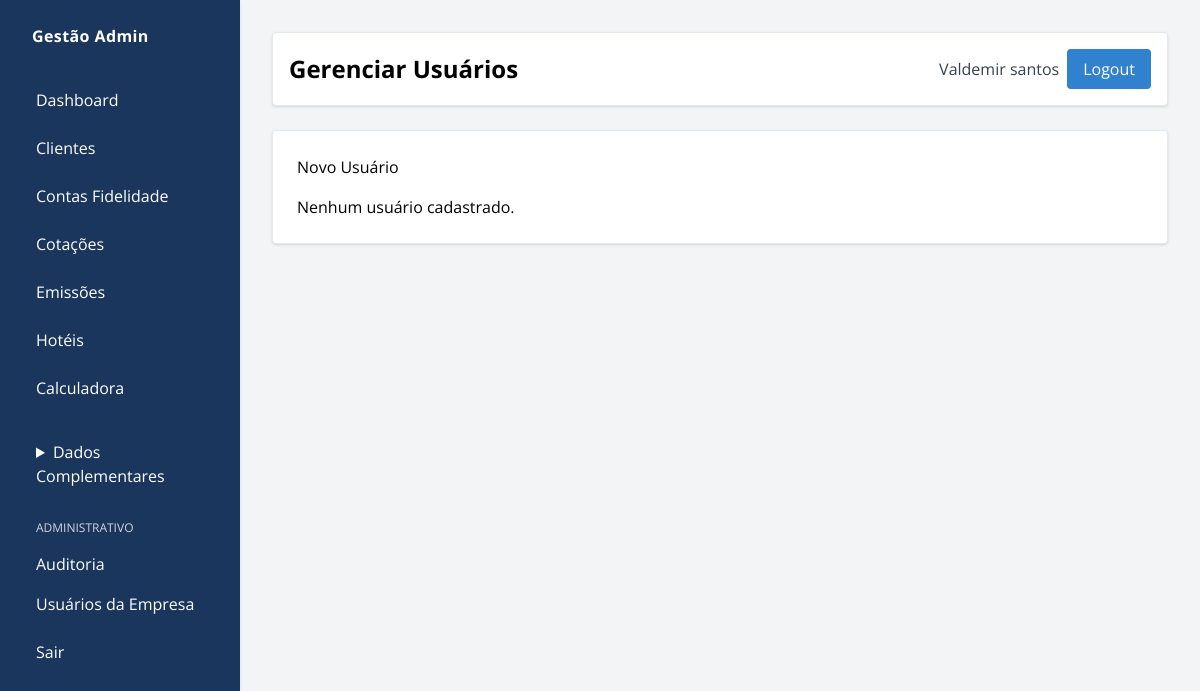
Before: /accounts/usuarios/ (signed in) with the older database file.
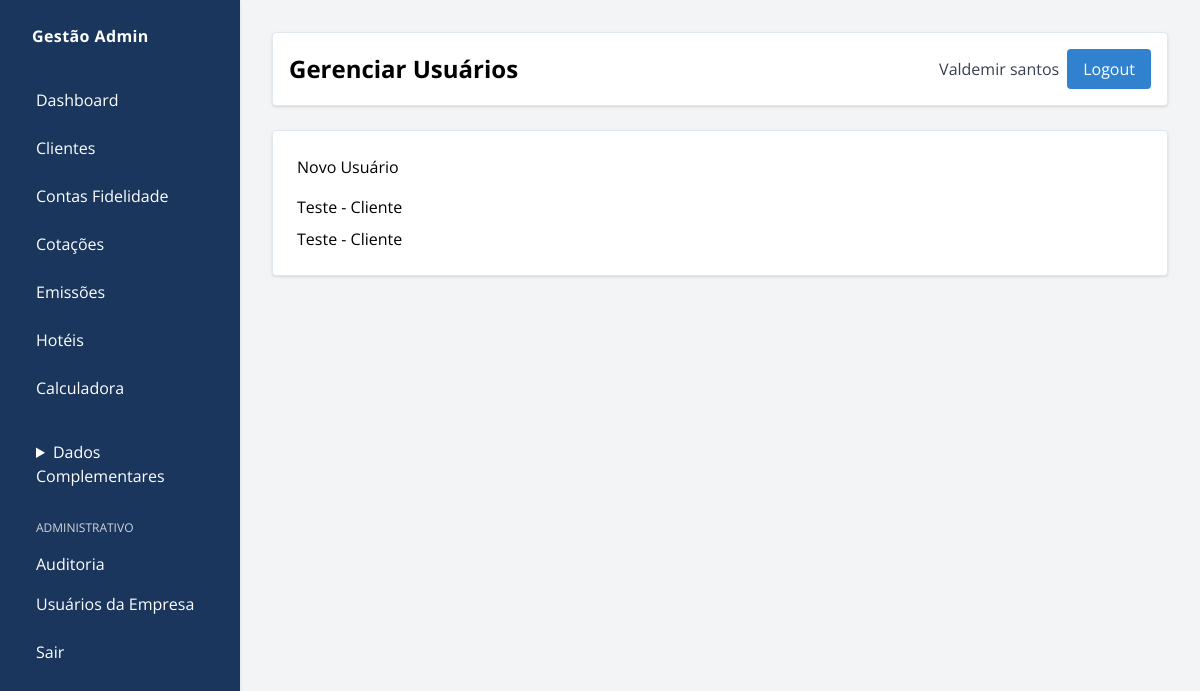
After: the same page with the newer database file.
### gestao/models/cliente.py (models this page shows, shortened)
class Cliente(models.Model):
    usuario = models.OneToOneField(
        User, on_delete=models.CASCADE, related_name="cliente_gestao"
    )
    telefone = models.CharField(max_length=20, blank=True)
    data_nascimento = models.DateField(null=True, blank=True)
    cpf = models.CharField(max_length=14, default="000.000.000-00")
    PERFIS = (
        ("admin", "Administrador"),
        ("operador", "Operador"),
        ("cliente", "Cliente"),
    )
    perfil = models.CharField(max_length=10, choices=PERFIS, default="cliente")
    observacoes = models.TextField(blank=True)
    ativo = models.BooleanField(default=True)
    criado_por = models.ForeignKey(
        User, on_delete=models.CASCADE, related_name="usuarios_criados",
        null=True, blank=True
    )

### accounts/views.py (the view)
# urls.py: path('usuarios/', user_list, name='user_list'),
@login_required
def user_list(request):
    perfil = getattr(getattr(request.user, "cliente_gestao", None), "perfil", "")
    if request.user.is_superuser:
        usuarios = Cliente.objects.filter(criado_por=request.user, perfil="admin")
    elif perfil == "admin":
        usuarios = Cliente.objects.filter(criado_por=request.user)
    else:
        return render(request, "sem_permissao.html")
    return render(request, "accounts/user_list.html", {"usuarios": usuarios})

### accounts/templates/accounts/user_list.html (shortened to what this page needs)
{% extends "admin_custom/base_admin.html" %}
{% block header_title %}Gerenciar Usuários{% endblock %}
{% block content %}
<a href="{% url 'user_create' %}" class="btn-primary inline-block mb-4">Novo Usuário</a>
<ul class="space-y-2">
  {% for u in usuarios %}
    <li>{{ u.usuario.first_name }} - {{ u.get_perfil_display }}</li>
  {% empty %}
    <li>Nenhum usuário cadastrado.</li>
  {% endfor %}
</ul>
{% endblock %}

Changed rows visible on the page:
added Cliente: usuario.first_name "Teste", perfil "Cliente"
added Cliente: usuario.first_name "Teste", perfil "Cliente"
Other visible differences:
text no longer shown: "Nenhum usuário cadastrado."
